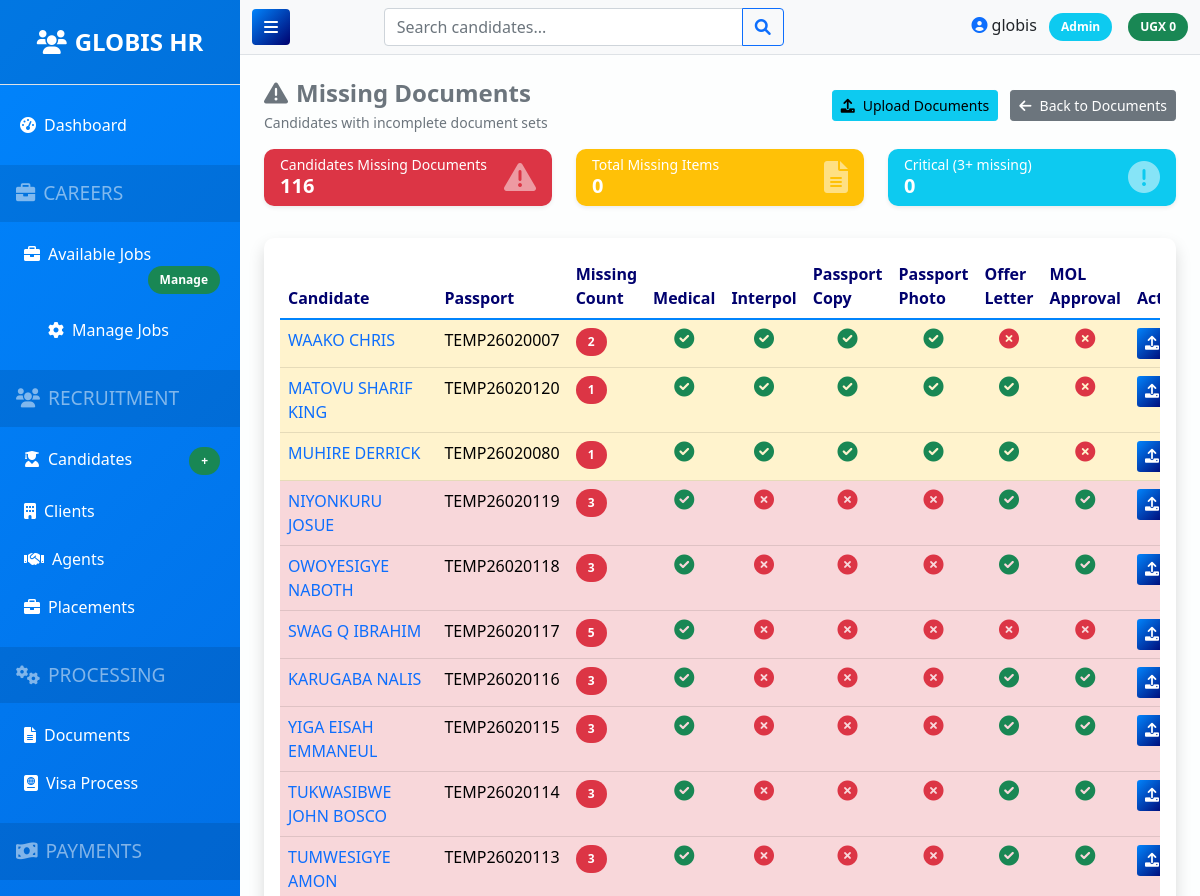
Before: /documents/missing/ (signed in, upper part) with the older database file.
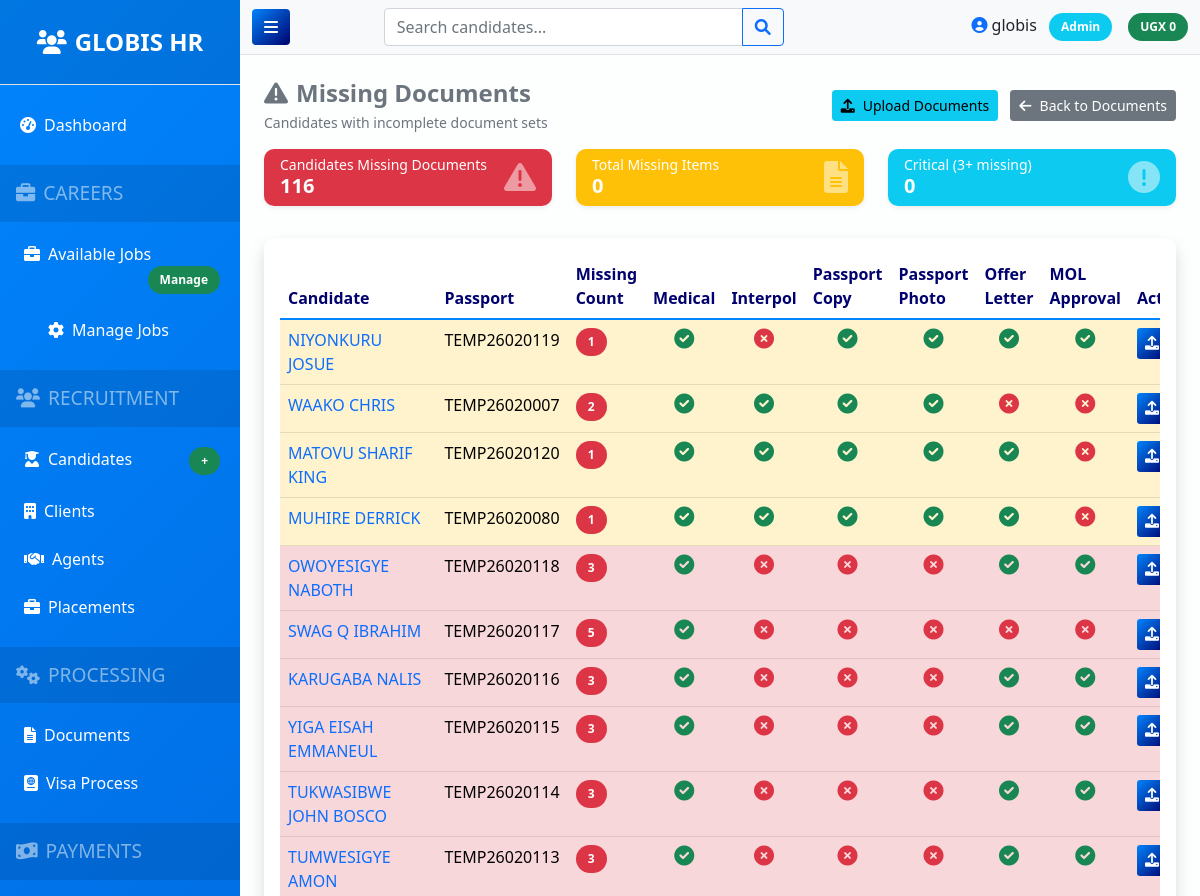
After: the same page with the newer database file.
### apps/documents/models.py (models this page shows, shortened)
class DocumentStatus(models.Model):
    candidate = models.OneToOneField(
        Candidate,
        on_delete=models.CASCADE,
        related_name='document_status'  # CHANGED: was 'documents'
    )
    medical_report = models.BooleanField(default=False)
    interpol = models.BooleanField(default=False)
    passport_copy = models.BooleanField(default=False)
    passport_photo = models.BooleanField(default=False)
    offer_letter = models.BooleanField(default=False)
    mol_approval = models.BooleanField(default=False, verbose_name="MOL Approval Received and Signed")
    updated_at = models.DateTimeField(auto_now=True)
    def missing_documents_count(self):
        count = 0
        if not self.medical_report: count += 1
        if not self.interpol: count += 1
        if not self.passport_copy: count += 1
        if not self.passport_photo: count += 1
        if not self.offer_letter: count += 1
        if not self.mol_approval: count += 1
        return count
    class Meta:
        ordering = ['-updated_at']
        verbose_name = "Document Status"
        verbose_name_plural = "Document Statuses"
        indexes = [
            models.Index(fields=['candidate']),
            models.Index(fields=['updated_at']),
        ]

### apps/candidates/models.py (models this page shows, shortened)
class Candidate(models.Model):
    NATIONALITIES = [
        ('UG', 'Ugandan'),
        ('KE', 'Kenyan'),
        ('TZ', 'Tanzanian'),
        ('RW', 'Rwandan'),
        ('BI', 'Burundian'),
        ('SS', 'South Sudanese'),
        ('NG', 'Nigerian'),
        ('GH', 'Ghanaian'),
        ('ZA', 'South African'),
        ('CM', 'Cameroonian'),
        ('CI', 'Ivorian'),
        ('SN', 'Senegalese'),
        ('ET', 'Ethiopian'),
        ('ER', 'Eritrean'),
        ('SO', 'Somali'),
        ('CD', 'Congolese (DRC)'),
        ('CG', 'Congolese (Brazzaville)'),
        ('EG', 'Egyptian'),
        ('MA', 'Moroccan'),
        ('TN', 'Tunisian'),
        ('DZ', 'Algerian'),
        ('LY', 'Libyan'),
        ('SD', 'Sudanese'),
        ('Other', 'Other'),
    ]
    BLOOD_GROUPS = [
        ('A+', 'A+'), ('A-', 'A-'),
        ('B+', 'B+'), ('B-', 'B-'),
        ('O+', 'O+'), ('O-', 'O-'),
        ('AB+', 'AB+'), ('AB-', 'AB-'),
    ]
    PAYMENT_PLANS = [
        ('cash', 'Full Cash Payment'),
        ('loan', 'Loan'),
        ('installment', 'Installment Plan'),
    ]
    full_name = models.CharField(max_length=200)
    passport_no = models.CharField(max_length=50, unique=True)
    passport_expiry = models.DateField()
    nationality = models.CharField(max_length=50, choices=NATIONALITIES, default='UG', help_text="Candidate's nationality")
    position = models.CharField(max_length=100)
    contact_number = models.CharField(max_length=20)
    mother_name = models.CharField(max_length=100, blank=True)
    father_name = models.CharField(max_length=100, blank=True)
    blood_group = models.CharField(max_length=3, choices=BLOOD_GROUPS, blank=True)
    salary = models.DecimalField(max_digits=10, decimal_places=2)
    agent = models.ForeignKey(Agent, on_delete=models.SET_NULL, null=True, related_name='candidates')
    client = models.ForeignKey(Client, on_delete=models.SET_NULL, null=True, related_name='candidates')
    initial_amount = models.DecimalField(max_digits=10, decimal_places=2, default=0,
                                         help_text="Total amount to be paid")
    remaining_balance = models.DecimalField(max_digits=10, decimal_places=2, default=0,
                                           help_text="Remaining balance to be paid")
    payment_plan = models.CharField(max_length=20, choices=PAYMENT_PLANS, default='cash')
    loan_provider = models.CharField(max_length=100, blank=True, help_text="If on loan, name of provider")
    loan_reference = models.CharField(max_length=100, blank=True, help_text="Loan reference number")
    fully_paid = models.BooleanField(default=False)
    fully_paid_date = models.DateField(null=True, blank=True)
    remarks = models.TextField(blank=True)
    created_at = models.DateTimeField(auto_now_add=True)
    updated_at = models.DateTimeField(auto_now=True)
    class Meta:
        ordering = ['-created_at']
        indexes = [
            models.Index(fields=['passport_no']),
            models.Index(fields=['created_at']),
            models.Index(fields=['fully_paid']),
            models.Index(fields=['payment_plan']),
        ]

### apps/documents/views.py (the view)
# urls.py: path('missing/', views.missing_documents, name='missing_documents'),
@login_required
def missing_documents(request):
    missing_docs = DocumentStatus.objects.filter(
        Q(medical_report=False) |
        Q(interpol=False) |
        Q(passport_copy=False) |
        Q(passport_photo=False) |
        Q(offer_letter=False) |
        Q(mol_approval=False)
    ).select_related('candidate').distinct()
    for doc in missing_docs:
        doc.missing_count = doc.missing_documents_count()
    return render(request, 'documents/missing.html', {'documents': missing_docs})

### templates/documents/missing.html (shortened to what the changed rows need)
{% extends 'base.html' %}
{% block content %}
<div class="row mt-3">
    <div class="col-12">
        <div class="card shadow">
            <div class="card-body">
                <div class="table-responsive">
                    <table class="table table-hover">
                        <thead>
                            <tr>
                                <th>Candidate</th>
                                <th>Passport</th>
                                <th>Missing Count</th>
                                <th>Medical</th>
                                <th>Interpol</th>
                                <th>Passport Copy</th>
                                <th>Passport Photo</th>
                                <th>Offer Letter</th>
                                <th>MOL Approval</th>
                                <th>Actions</th>
                            </tr>
                        </thead>
                        <tbody>
                            {% for doc in documents %}
                            <tr class="{% if doc.missing_documents_count >= 3 %}table-danger{% else %}table-warning{% endif %}">
                                <td>
                                    <a href="{% url 'candidate_detail' doc.candidate.id %}" class="text-decoration-none fw-semibold">
                                        {{ doc.candidate.full_name }}
                                    </a>
                                </td>
                                <td>{{ doc.candidate.passport_no }}</td>
                                <td>
                                    <span class="badge bg-danger">{{ doc.missing_documents_count }}</span>
                                </td>
                                <td class="text-center">
                                    {% if not doc.medical_report %}
                                        <i class="fas fa-times-circle text-danger fs-5"></i>
                                    {% else %}
                                        <i class="fas fa-check-circle text-success fs-5"></i>
                                    {% endif %}
                                </td>
                                <td class="text-center">
                                    {% if not doc.interpol %}
                                        <i class="fas fa-times-circle text-danger fs-5"></i>
                                    {% else %}
                                        <i class="fas fa-check-circle text-success fs-5"></i>
                                    {% endif %}
                                </td>
                                <td class="text-center">
                                    {% if not doc.passport_copy %}
                                        <i class="fas fa-times-circle text-danger fs-5"></i>
                                    {% else %}
                                        <i class="fas fa-check-circle text-success fs-5"></i>
                                    {% endif %}
                                </td>
                                <td class="text-center">
                                    {% if not doc.passport_photo %}
                                        <i class="fas fa-times-circle text-danger fs-5"></i>
                                    {% else %}
                                        <i class="fas fa-check-circle text-success fs-5"></i>
                                    {% endif %}
                                </td>
                                <td class="text-center">
                                    {% if not doc.offer_letter %}
                                        <i class="fas fa-times-circle text-danger fs-5"></i>
                                    {% else %}
                                        <i class="fas fa-check-circle text-success fs-5"></i>
                                    {% endif %}
                                </td>
                                <td class="text-center">
                                    {% if not doc.mol_approval %}
                                        <i class="fas fa-times-circle text-danger fs-5"></i>
                                    {% else %}
                                        <i class="fas fa-check-circle text-success fs-5"></i>
                                    {% endif %}
                                </td>
                                <td>
                                    <div class="btn-group btn-group-sm" role="group">
                                        <a href="{% url 'candidate_documents' doc.candidate.id %}" class="btn btn-sm btn-primary" title="Upload Documents">
                                            <i class="fas fa-upload"></i>
                                        </a>
                                    </div>
                                </td>
                            </tr>
                            {% endfor %}
                        </tbody>
                    </table>
                </div>
            </div>
        </div>
    </div>
</div>
{% endblock %}

Changed rows visible on the page:
changed DocumentStatus "NIYONKURU JOSUE": passport_copy False → True (drawn); missing_documents_count "3" → "1"; passport_photo False → True (drawn); moves up the list
